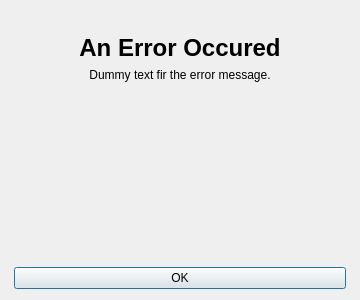
<?xml version="1.0" encoding="UTF-8"?>
<ui version="4.0">
 <class>ErrorDialog</class>
 <widget class="QDialog" name="ErrorDialog">
  <property name="windowModality">
   <enum>Qt::WindowModal</enum>
  </property>
  <property name="geometry">
   <rect>
    <x>0</x>
    <y>0</y>
    <width>360</width>
    <height>300</height>
   </rect>
  </property>
  <property name="minimumSize">
   <size>
    <width>360</width>
    <height>300</height>
   </size>
  </property>
  <property name="windowTitle">
   <string>Error</string>
  </property>
  <property name="modal">
   <bool>true</bool>
  </property>
  <layout class="QVBoxLayout" name="verticalLayout" stretch="0,1,0">
   <property name="leftMargin">
    <number>14</number>
   </property>
   <property name="topMargin">
    <number>14</number>
   </property>
   <property name="rightMargin">
    <number>14</number>
   </property>
   <item>
    <widget class="QLabel" name="label">
     <property name="text">
      <string>&lt;html&gt;&lt;head/&gt;&lt;body&gt;&lt;p align=&quot;center&quot;&gt;&lt;img src=&quot;:/resources/logo.png&quot;/&gt;&lt;/p&gt;&lt;/body&gt;&lt;/html&gt;</string>
     </property>
    </widget>
   </item>
   <item>
    <widget class="QWidget" name="widget" native="true">
     <layout class="QVBoxLayout" name="verticalLayout_2" stretch="0,1">
      <property name="leftMargin">
       <number>0</number>
      </property>
      <property name="topMargin">
       <number>0</number>
      </property>
      <property name="rightMargin">
       <number>0</number>
      </property>
      <property name="bottomMargin">
       <number>0</number>
      </property>
      <item>
       <widget class="QLabel" name="lbl_title">
        <property name="text">
         <string>&lt;html&gt;&lt;head/&gt;&lt;body&gt;&lt;p&gt;&lt;span style=&quot; font-size:18pt; font-weight:600;&quot;&gt;An Error Occured&lt;/span&gt;&lt;/p&gt;&lt;/body&gt;&lt;/html&gt;</string>
        </property>
        <property name="alignment">
         <set>Qt::AlignCenter</set>
        </property>
       </widget>
      </item>
      <item>
       <widget class="QLabel" name="lbl_description">
        <property name="text">
         <string>Dummy text fir the error message.</string>
        </property>
        <property name="alignment">
         <set>Qt::AlignHCenter|Qt::AlignTop</set>
        </property>
        <property name="wordWrap">
         <bool>true</bool>
        </property>
       </widget>
      </item>
     </layout>
    </widget>
   </item>
   <item>
    <widget class="QDialogButtonBox" name="btn_dialog">
     <property name="sizePolicy">
      <sizepolicy hsizetype="Expanding" vsizetype="Expanding">
       <horstretch>0</horstretch>
       <verstretch>0</verstretch>
      </sizepolicy>
     </property>
     <property name="orientation">
      <enum>Qt::Vertical</enum>
     </property>
     <property name="standardButtons">
      <set>QDialogButtonBox::Ok</set>
     </property>
     <property name="centerButtons">
      <bool>false</bool>
     </property>
    </widget>
   </item>
  </layout>
 </widget>
 <resources>
  <include location="../resources/resources.qrc"/>
 </resources>
 <connections/>
</ui>
